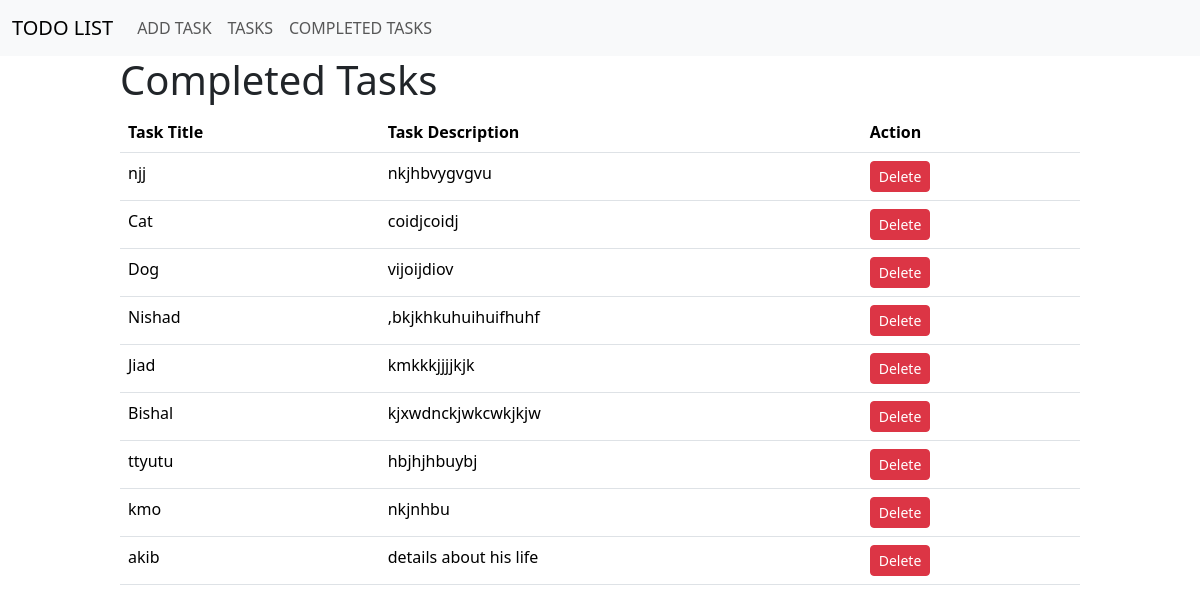
/completed_task/, run on the app's committed database.
### first_app/models.py (models this page shows)
class TaskModel(models.Model):
    taskTitle  = models.CharField(max_length=30,primary_key=True)
    taskDescription  = models.TextField(max_length=300)
    is_completed = models.BooleanField(default=False)

### first_app/views.py (the view)
# urls.py: path('completed_task/', views.CompletedTask.as_view(), name='completed'),
class CompletedTask(ListView):
    model = TaskModel
    template_name = 'completed.html'
    context_object_name = 'tasklist'

### first_app/templates/completed.html
{% extends "base.html" %}
{% block content %}
<div style="width:80%;margin:auto;">
    <h1>Completed Tasks</h1>
    {% if tasklist %}
    <table class="table">
        <thead>
          <tr>
            <th scope="col">Task Title</th>
            <th scope="col">Task Description</th>
            <th scope="col">Action</th>
          </tr>
        </thead>
        <tbody>
            {% for item in tasklist %}
            {% if item.is_completed == True %}
          <tr>
            <td>{{item.taskTitle}}</td>
            <td>{{item.taskDescription}}</td>
            <td>
                <a href="{% url 'delete_task' pk=item.taskTitle %}" class='btn btn-danger btn-sm'>Delete</a>
            </td>
          </tr>
            {% endif %}
            {% endfor %}
        </tbody>
      </table>
      {% else  %}
      <h3>No Data Available</h3>
      {% endif %}
</div>
{% endblock %}

### first_app/templates/base.html (shortened to what this page needs)
<!doctype html>
<html lang="en">
  <head>
    <link href="https://cdn.jsdelivr.net/npm/bootstrap@5.3.2/dist/css/bootstrap.min.css" rel="stylesheet">
  </head>
  <body>
    <nav class="navbar navbar-expand-lg bg-body-tertiary">
        <div class="container-fluid">
          <a class="navbar-brand" href="{% url 'homepage' %}">TODO LIST</a>
          <div class="collapse navbar-collapse" id="navbarNavDropdown">
            <ul class="navbar-nav">
              <li class="nav-item">
                <a class="nav-link" href="{% url 'taskaddpage' %}">ADD TASK</a>
              </li>
              <li class="nav-item">
                <a class="nav-link" href="{% url 'show_tasks' %}">TASKS</a>
              </li>
              <li class="nav-item">
                <a class="nav-link" href="{% url 'completed' %}">COMPLETED TASKS</a>
              </li>
            </ul>
          </div>
        </div>
      </nav>
    {% block content %} {% endblock %}
  </body>
</html>

### data on the page
TaskModel: taskTitle "njj", taskDescription "nkjhbvygvgvu"
TaskModel: taskTitle "Cat", taskDescription "coidjcoidj"
TaskModel: taskTitle "Dog", taskDescription "vijoijdiov"
TaskModel: taskTitle "Nishad", taskDescription ",bkjkhkuhuihuifhuhf"
TaskModel: taskTitle "Jiad", taskDescription "kmkkkjjjjkjk"
TaskModel: taskTitle "Bishal", taskDescription "kjxwdnckjwkcwkjkjw"
TaskModel: taskTitle "ttyutu", taskDescription "hbjhjhbuybj"
TaskModel: taskTitle "kmo", taskDescription "nkjnhbu"
TaskModel: taskTitle "akib", taskDescription "details about his life"
